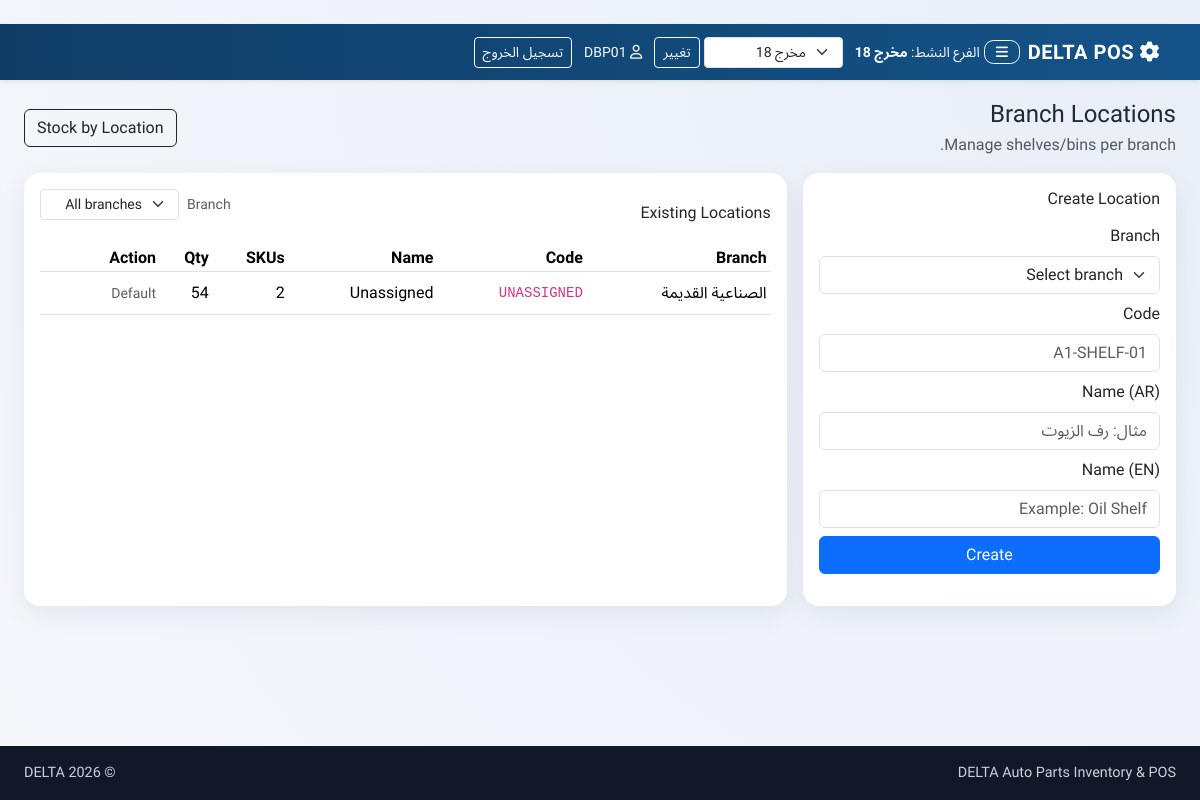
/inventory/locations/ (signed in), run on the app's committed database.
### inventory/models.py (models this page shows, shortened)
class Branch(models.Model):
    name = models.CharField(max_length=50)
    code = models.CharField(max_length=10, unique=True)

class Location(models.Model):
    branch = models.ForeignKey(Branch, on_delete=models.CASCADE, related_name="locations")
    code = models.CharField(max_length=30)
    name_ar = models.CharField(max_length=100, blank=True, default="")
    name_en = models.CharField(max_length=100, blank=True, default="")
    class Meta:
        constraints = [
            models.UniqueConstraint(fields=["branch", "code"], name="location_branch_code_unique"),
        ]
        indexes = [
            models.Index(fields=["branch", "code"]),
        ]
        ordering = ["branch__name", "code"]

### inventory/views.py (the view, shortened to what this page needs)
# urls.py: path("locations/", views.location_list, name="location_list"),
@login_required
@manager_required
def location_list(request):
    profile = _get_or_create_profile(request.user)
    is_admin = is_admin_user(request.user)
    branches = Branch.objects.all().order_by("name") if is_admin else [profile.branch] if profile.branch else []
    selected_branch_raw = (request.POST.get("branch") or request.GET.get("branch") or "").strip()
    branch_scope = _assistant_or_manager_branch_scope(request.user, selected_branch_raw)
    if not is_admin and profile.branch is None:
        messages.error(request, "Your manager account has no branch assignment.")
    if is_admin and selected_branch_raw and branch_scope is None:
        messages.error(request, "Selected branch was not found.")
    locations = Location.objects.select_related("branch").annotate(
        total_qty=Coalesce(Sum("stock_locations__quantity"), Value(0)),
        sku_count=Count("stock_locations__part", distinct=True),
    )
    if branch_scope is not None:
        locations = locations.filter(branch=branch_scope)
    elif not is_admin:
        locations = locations.none()
    locations = locations.order_by("branch__name", "code")
    return render(
        request,
        "inventory/locations_list.html",
        {
            "locations": locations,
            "branches": branches,
            "selected_branch": branch_scope.id if branch_scope else None,
            "is_admin": is_admin,
        },
    )

### inventory/views.py (called while the page is built)
def _get_or_create_profile(user) -> UserProfile:
    default_role = UserProfile.Roles.ADMIN if user.is_superuser else UserProfile.Roles.CASHIER
    profile, _ = UserProfile.objects.select_related("branch").get_or_create(
        user=user,
        defaults={"role": default_role},
    )
    return profile

def is_manager(user) -> bool:
    if not user.is_authenticated:
        return False
    if user.is_superuser:
        return True
    if user.groups.filter(name__in=["manager", "admin"]).exists():
        return True
    profile = _get_or_create_profile(user)
    return profile.role in {UserProfile.Roles.MANAGER, UserProfile.Roles.ADMIN}

def is_admin_user(user) -> bool:
    if not user.is_authenticated:
        return False
    if user.is_superuser:
        return True
    profile = _get_or_create_profile(user)
    return profile.role == UserProfile.Roles.ADMIN or user.groups.filter(name="admin").exists()

def _assistant_or_manager_branch_scope(user, requested_branch_id: str | None) -> Branch | None:
    if is_admin_user(user):
        if requested_branch_id and requested_branch_id.isdigit():
            return Branch.objects.filter(id=int(requested_branch_id)).first()
        return None
    return _user_branch(user)

### inventory/templates/inventory/locations_list.html (shortened to what this page needs)
{% extends "inventory/base.html" %}
{% block content %}
<div class="container-fluid px-3 px-lg-4">
    <div class="d-flex flex-wrap justify-content-between align-items-center gap-2 mb-3">
        <div>
            <h1 class="h4 mb-1">Branch Locations</h1>
            <p class="text-muted mb-0">Manage shelves/bins per branch.</p>
        </div>
        <a class="btn btn-outline-dark" href="{% url 'stock_locations_view' %}{% if selected_branch %}?branch={{ selected_branch }}{% endif %}">Stock by Location</a>
    </div>
    <div class="row g-3">
        <div class="col-lg-4">
            <div class="card delta-card h-100">
                <div class="card-body">
                    <h2 class="h6 mb-3">Create Location</h2>
                    <form method="post" class="row g-2">
                        {% if is_admin %}
                            <div class="col-12">
                                <label class="form-label">Branch</label>
                                <select name="branch" class="form-select" required>
                                    <option value="">Select branch</option>
                                </select>
                            </div>
                        {% elif branches %}
                            <input type="hidden" name="branch" value="{{ branches.0.id }}">
                            <div class="col-12">
                                <label class="form-label">Branch</label>
                                <input type="text" class="form-control" value="{{ branches.0.name }}" disabled>
                            </div>
                        {% endif %}
                        <div class="col-12">
                            <label class="form-label">Code</label>
                            <input type="text" name="code" class="form-control" placeholder="A1-SHELF-01" required>
                        </div>
                        <div class="col-12">
                            <label class="form-label">Name (AR)</label>
                            <input type="text" name="name_ar" class="form-control" placeholder="مثال: رف الزيوت">
                        </div>
                        <div class="col-12">
                            <label class="form-label">Name (EN)</label>
                            <input type="text" name="name_en" class="form-control" placeholder="Example: Oil Shelf">
                        </div>
                        <div class="col-12 d-grid mt-2">
                            <button class="btn btn-primary" type="submit">Create</button>
                        </div>
                    </form>
                </div>
            </div>
        </div>
        <div class="col-lg-8">
            <div class="card delta-card h-100">
                <div class="card-body">
                    <div class="d-flex justify-content-between align-items-center mb-2">
                        <h2 class="h6 mb-0">Existing Locations</h2>
                        {% if is_admin %}
                            <form method="get" class="d-flex gap-2 align-items-center">
                                <label class="small text-muted mb-0">Branch</label>
                                <select name="branch" class="form-select form-select-sm" onchange="this.form.submit()">
                                    <option value="">All branches</option>
                                </select>
                            </form>
                        {% endif %}
                    </div>
                    <div class="table-responsive">
                        <table class="table table-sm align-middle mb-0">
                            <thead>
                                <tr>
                                    <th>Branch</th>
                                    <th>Code</th>
                                    <th>Name</th>
                                    <th>SKUs</th>
                                    <th>Qty</th>
                                    <th style="width: 120px;">Action</th>
                                </tr>
                            </thead>
                            <tbody>
                                {% for location in locations %}
                                    <tr>
                                        <td>{{ location.branch.name }}</td>
                                        <td><code>{{ location.code }}</code></td>
                                        <td>{{ location.name_en|default:location.name_ar|default:"-" }}</td>
                                        <td>{{ location.sku_count }}</td>
                                        <td>{{ location.total_qty }}</td>
                                        <td>
                                            {% if location.code != "UNASSIGNED" %}
                                                <form method="post" onsubmit="return confirm('Delete this location?');">
                                                    {% csrf_token %}
                                                    <input type="hidden" name="action" value="delete">
                                                    <input type="hidden" name="location_id" value="{{ location.id }}">
                                                    {% if selected_branch %}
                                                        <input type="hidden" name="branch" value="{{ selected_branch }}">
                                                    {% endif %}
                                                    <button class="btn btn-sm btn-outline-danger" type="submit">Delete</button>
                                                </form>
                                            {% else %}
                                                <span class="text-muted small">Default</span>
                                            {% endif %}
                                        </td>
                                    </tr>
                                {% empty %}
                                    <tr>
                                        <td colspan="6" class="text-muted text-center py-4">No locations found.</td>
                                    </tr>
                                {% endfor %}
                            </tbody>
                        </table>
                    </div>
                </div>
            </div>
        </div>
    </div>
</div>
{% endblock %}

### inventory/templates/inventory/base.html (shortened to what this page needs)
﻿{% load static i18n %}
<!doctype html>
<html lang="{{ LANGUAGE_CODE|default:'ar' }}" dir="{% if LANGUAGE_CODE == 'ar' %}rtl{% else %}ltr{% endif %}">
<head>
    <link href="https://cdn.jsdelivr.net/npm/bootstrap@5.3.3/dist/css/bootstrap.min.css" rel="stylesheet">
    <link rel="stylesheet" href="https://cdnjs.cloudflare.com/ajax/libs/font-awesome/6.5.2/css/all.min.css">
</head>
<body>
<nav class="navbar navbar-expand-lg navbar-dark shadow-sm">
    <div class="container-fluid px-3 px-lg-4">
        <div class="d-flex align-items-center gap-2">
            <a class="navbar-brand mb-0" href="{% url 'part_search' %}">
                <i class="fa-solid fa-gear"></i>
                DELTA POS
            </a>
            {% if user.is_authenticated %}
                <button
                    id="deltaMenuToggle"
                    class="btn btn-sm btn-outline-light delta-menu-btn"
                    type="button"
                    aria-controls="deltaNavPanel"
                    aria-expanded="false"
                    aria-label="Toggle navigation menu"
                >
                    <i class="fa-solid fa-bars"></i>
                </button>
            {% endif %}
        </div>
        {% if user.is_authenticated %}
            <div class="ms-auto d-flex align-items-center justify-content-end flex-wrap gap-2">
                <span class="text-light small px-1">
                    الفرع النشط:
                    <strong>{{ nav_active_branch.name|default:"غير محدد" }}</strong>
                </span>
                {% if nav_is_admin %}
                    <form method="post" action="{% url 'set_active_branch' %}" class="d-flex align-items-center gap-1 m-0">
                        <select name="active_branch" class="form-select form-select-sm">
                            {% for branch in nav_branch_options %}
                                <option value="{{ branch.id }}" {% if nav_active_branch and nav_active_branch.id == branch.id %}selected{% endif %}>{{ branch.name }}</option>
                            {% endfor %}
                        </select>
                        <button class="btn btn-sm btn-outline-light" type="submit">تغيير</button>
                    </form>
                {% endif %}
                <span class="text-light small px-1">
                    <i class="fa-regular fa-user"></i>
                    {{ user.username }}
                </span>
                <form method="post" action="{% url 'logout' %}" class="m-0">
                    <button class="btn btn-sm btn-outline-light" type="submit">تسجيل الخروج</button>
                </form>
            </div>
        {% endif %}
    </div>
</nav>
<main>
    <div class="content-shell">
        {% block content %}{% endblock %}
    </div>
</main>
<footer>
    <div class="container-fluid px-3 px-lg-4 d-flex flex-column flex-md-row justify-content-between">
        <span>DELTA Auto Parts Inventory & POS</span>
        <span>© {% now "Y" %} DELTA</span>
    </div>
</footer>
</body>
</html>

### data on the page
Branch: name "مخرج 18"
Location: branch.name "الصناعية القديمة", code "UNASSIGNED", name_en "Unassigned", sku_count "2", total_qty "54", shows "Default"

### other printed values
{{ user.username }} "DBP01"
form field active_branch "مخرج 18"
